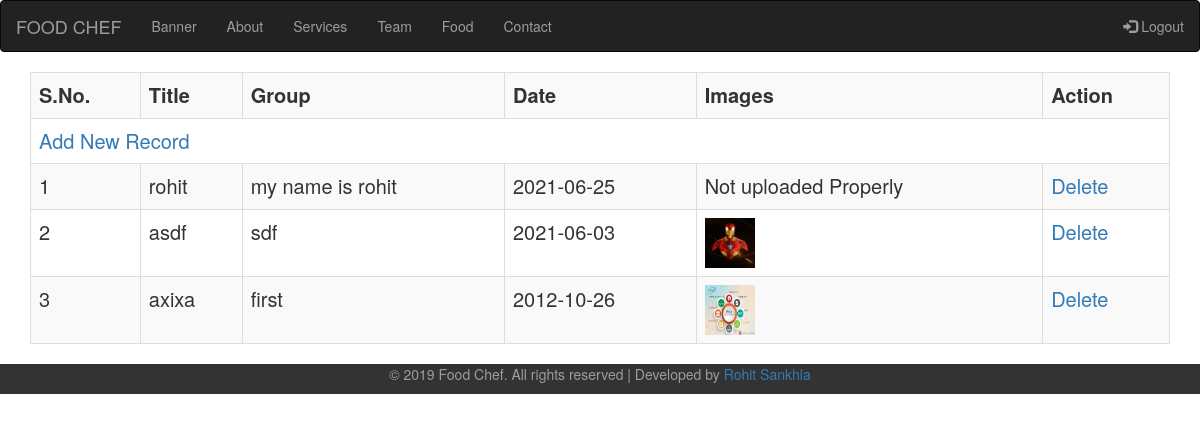
The app's page /admin/photo_gallary (signed in) with its own data.
### tables this page shows
CREATE TABLE `photo_gallary` (
  `id` int(5) NOT NULL,
  `title` varchar(200) DEFAULT NULL,
  `datee` date DEFAULT NULL,
  `groupp` text DEFAULT NULL,
  `image` text DEFAULT NULL
);

### admin/libs/Db.php (called while the page is built, shortened)
<?php
class Db{
	function __construct(){
		$this->con=mysqli_connect(HOSTNAME,USERNAME,PASSWORD,DB);
	}
	function fetchAll($sql){
		return mysqli_fetch_all(mysqli_query($this->con,$sql),MYSQLI_ASSOC);
	}
}
 ?>

### admin/modules/photo_gallary/index.php (the view, shortened to what this page needs)
<?php
	$alldata=$dbobj->fetchAll("select * from photo_gallary order by id desc");
?>
<table class="table table-bordered table-striped table-hover">
	<tr>
		<th>S.No.</th>
		<th>Title</th>
		<th>Group</th>
		<th>Date</th>
		<th>Images</th>
		<th>Action</th>
	</tr>
	<tr>
		<td colspan="6"><a href="<?php echo BASEURL;?>photo_gallary/create">Add New Record</a></td>
	</tr>
	<?php
	$sno=0;
	foreach ($alldata as $data) {
	?>
	<tr>
		<td><?php echo ++$sno; ?></td>
		<td><?php echo $data['title'] ?></td>
		<td><?php echo $data['groupp'] ?></td>
		<td><?php echo $data['datee'] ?></td>
		<td>
			<?php if($data['image']){
							if(file_exists("public/images/$data[image]")){
							?>
								<img class="one" src="<?php echo BASEURL."public/images/$data[image]";?>" height="50px" width="50px" />
							<?php
							}else{
								echo "Not uploaded Properly";
							}
						}else{
							echo "not uploaded";
						}
			?>
		</td>
		<td>
			<a href="#" onclick="delclick('<?php echo BASEURL;?>photo_gallary/index/<?php echo $data['id']; ?>')">Delete</a>
		</td>
	</tr>
	<?php } ?>
</table>

### admin/modules/photo_gallary/index.php (style rules this page uses)
table { font-size: 20px; }

### records on screen
photo_gallary: title "rohit", groupp "my name is rohit", datee "2021-06-25", shows "Not uploaded Properly"
photo_gallary: title "asdf", groupp "sdf", datee "2021-06-03", image (picture)
photo_gallary: title "axixa", groupp "first", datee "2012-10-26", image (picture)
